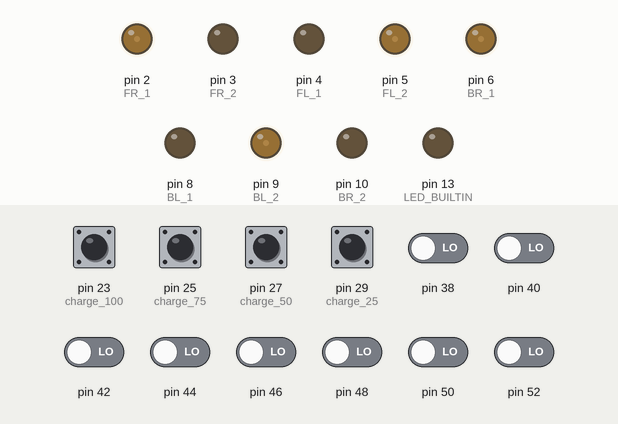
Recording of a sketch running on a simulated Arduino Mega 2560, built with avr-gcc and run on an emulated ATmega2560. Parts: output pins drawn as LEDs (lit = HIGH). The inputs (shaded band) are chosen by the test bench; at power-on: pin 23 (charge_100), pin 25 (charge_75), pin 27 (charge_50), pin 29 (charge_25) HIGH, pin 38, pin 40, pin 42, pin 44, pin 46, pin 48, pin 50, pin 52 LOW.

Above: at 8.7 s.
8.8 s: pin 40 driven HIGH
At 8.97 s:
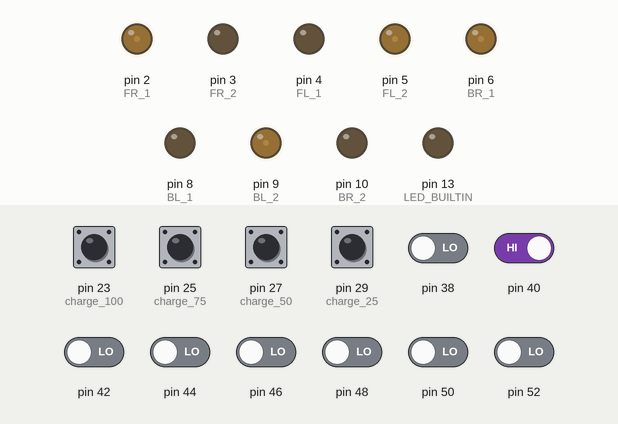
10.6 s: pin 42 driven HIGH
At 11.1 s:
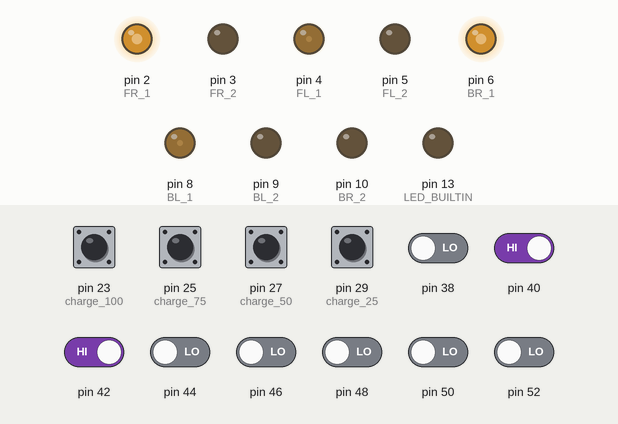
12.1 s: pin 44 driven HIGH
At 13.3 s:
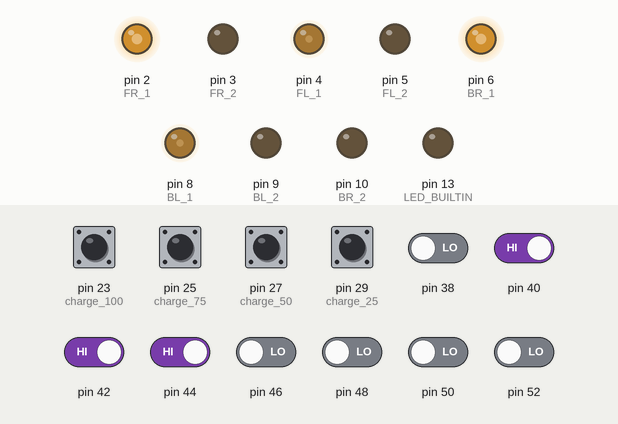
13.6 s: pin 46 driven HIGH
At 14.4 s:
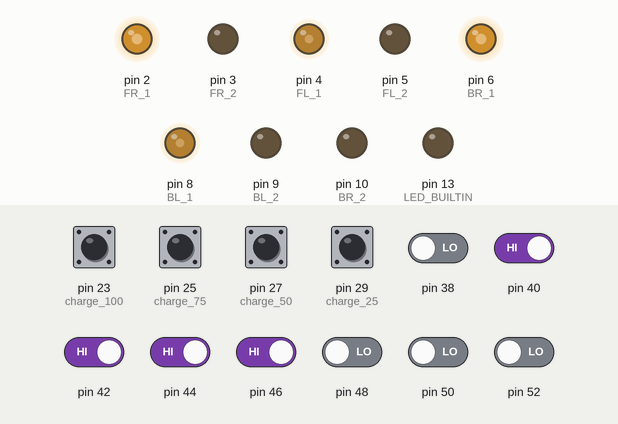
15.1 s: pin 50 driven HIGH
At 15.7 s:
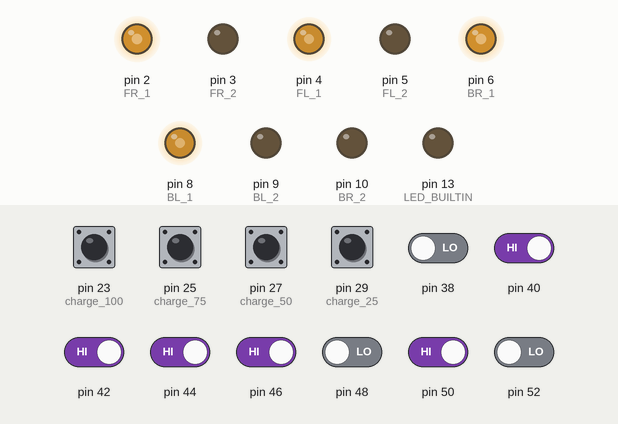
16.6 s: pin 38 driven HIGH
At 17.8 s:
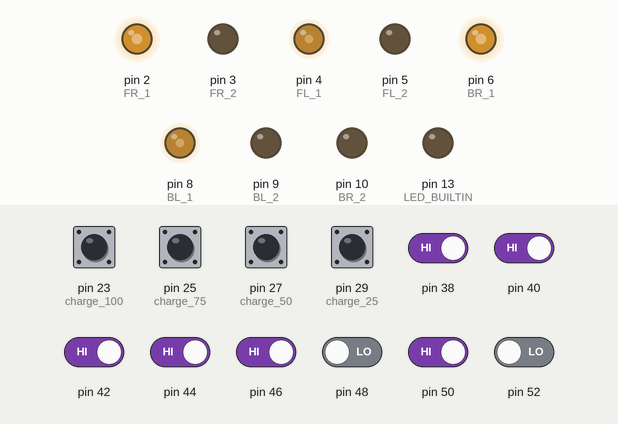
Timing chart, 0 to 19.1 s (numbered marks = the images above; inputs shaded):
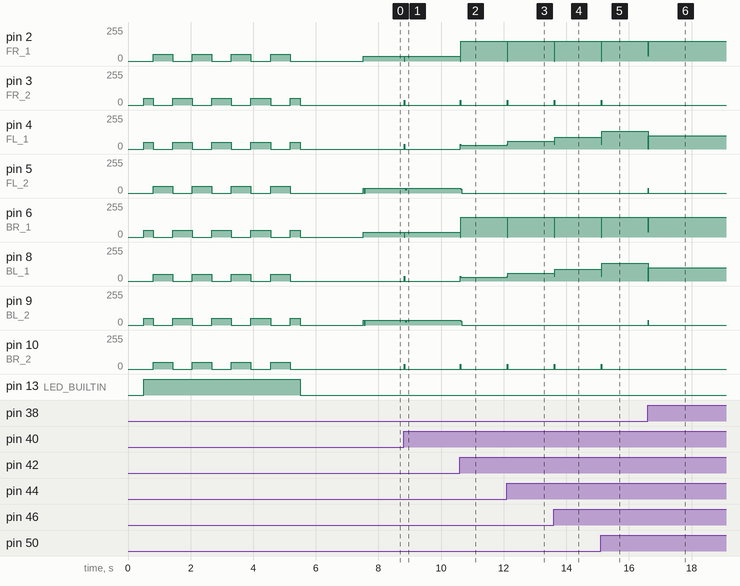

Measured:
- after the input at 8.8 s, pin 2 (FR_1), pin 6 (BR_1): 35/255 → 0/255 at once, → 35/255 0.01 s later; pin 3 (FR_2), pin 4 (FL_1), pin 8 (BL_1), pin 10 (BR_2): 0/255 → 35/255 at once, → 0/255 0.01 s later; pin 5 (FL_2), pin 9 (BL_2): 35/255 → 26/255 after 0.06 s, → 35/255 0.04 s later
- after the input at 10.6 s, pin 2 (FR_1), pin 6 (BR_1): 35/255 → 150/255 at once; pin 3 (FR_2), pin 10 (BR_2): 0/255 → 35/255 at once, → 0/255 0.01 s later; pin 4 (FL_1), pin 8 (BL_1): 0/255 → 30/255 at once; pin 5 (FL_2), pin 9 (BL_2): 35/255 → 0/255 at once
- after the input at 12.1 s, pin 2 (FR_1), pin 6 (BR_1): 150/255 → 0/255 at once, → 150/255 0.01 s later; pin 3 (FR_2), pin 10 (BR_2): 0/255 → 35/255 at once, → 0/255 0.01 s later; pin 4 (FL_1), pin 8 (BL_1): 30/255 → 60/255 at once
- after the input at 13.6 s, pin 2 (FR_1), pin 6 (BR_1): 150/255 → 0/255 at once, → 150/255 0.01 s later; pin 3 (FR_2), pin 10 (BR_2): 0/255 → 35/255 at once, → 0/255 0.01 s later; pin 4 (FL_1), pin 8 (BL_1): 60/255 → 90/255 at once
- after the input at 15.1 s, pin 2 (FR_1), pin 6 (BR_1): 150/255 → 0/255 at once, → 150/255 0.01 s later; pin 3 (FR_2), pin 10 (BR_2): 0/255 → 35/255 at once, → 0/255 0.01 s later; pin 4 (FL_1), pin 8 (BL_1): 90/255 → 132/255 at once
- after the input at 16.6 s, pin 2 (FR_1), pin 6 (BR_1): 150/255 → 35/255 at once, → 150/255 0.01 s later; pin 4 (FL_1), pin 8 (BL_1): 132/255 → 100/255 at once; pin 5 (FL_2), pin 9 (BL_2): 0/255 → 35/255 at once, → 0/255 0.01 s later

The sketch:

ARIMS_DriveBase_1909.ino
```cpp
#include <QTRSensors.h>

QTRSensors qtr;
const uint8_t SensorCount = 8;
uint16_t sensorValues[SensorCount];

void translate_right();
void translate_left();
void rotate_right();
void rotate_left();
void stop();
void calibrateIR();
void line_follow();
int intersection_nav(int intersecTarget);
void shelf_location(char rowLocation);

// Wheel initialisation (1 = forward Direction, 2 = reverse direction)
int FR_1 = 2;
int FR_2 = 3;
int FL_1 = 4;
int FL_2 = 5;
int BR_1 = 6;
int BR_2 = 10; // BROKEN PIN!!!!!!!!!!
int BL_1 = 8;
int BL_2 = 9;

// Serical Coms
char incomingChar = '10';

// General Variable
int stopFlag;   // Stop the
int set = 1;    // Variable to prevent double counting of same intersection
int stateNumber = 0;

//Inital Values
const double KP = 0.06; //0.06
const double KD = 0.6; //0.6
double last_error = 0;
const int goal = 3500;
int set_speed = 150;
int max_speed = 150;
int calibratePWM = 50;

// Intersections
int intersecFlag = 0;   // Flag to set if on a intersection
int intersecCount = 0;  // Keep track of the number of intersections seen
int intersecTarget;     // Intersection number to stop at

// Shelf
int moveTime = 2000;    // Time in ms to move from line to shelf
int shelfStop = 5000;

int row = 0;
int col = 0;

// rotation control
int rotate_speed = 35; // Speed of the rotation (35)
int min_speed = 1; // Minimum speed of inside wheel that causes a rotation (1)

// intersection logic
unsigned long lastIntersectionTime = 0; // Time when the last intersection was detected
const unsigned long debounceDelay = 2000; // Debounce delay in milliseconds
const unsigned long holdDuration = 5000; // Duration to hold intersecCount in milliseconds

unsigned long lastUpdateTime = 0; // Time when intersecCount was last updated

bool isProcessing = false; // Flag to indicate if the robot is processing an intersection
bool intersectionDetected = false; // Flag to indicate if an intersection has been processed

// Charging
const int charge_100 = 23; // digital pin corresponding to 100% charge
const int charge_75 = 25;  // digital pin corresponding to 75% charge
const int charge_50 = 27;  // digital pin corresponding to 50% charge
const int charge_25 = 29;  // digital pin corresponding to 25% charge

int charge_level = 0;     // Variable to hold the battery charge level

void setup() {
  // put your setup code here, to run once:
  pinMode(FR_1,OUTPUT);
  pinMode(FR_2,OUTPUT);

  pinMode(FL_1,OUTPUT);
  pinMode(FL_2,OUTPUT);

  pinMode(BR_1,OUTPUT);
  pinMode(BR_2,OUTPUT);

  pinMode(BL_1,OUTPUT);
  pinMode(BL_2,OUTPUT);

  // Initialize pin modes
  pinMode(charge_100, INPUT);
  pinMode(charge_75, INPUT);
  pinMode(charge_50, INPUT);
  pinMode(charge_25, INPUT);

  // configure the sensors
  qtr.setTypeRC();
  qtr.setSensorPins((const uint8_t[]){38, 40, 42, 44, 46, 48, 50, 52}, SensorCount);
  qtr.setEmitterPin(36);

  delay(500);

  pinMode(LED_BUILTIN, OUTPUT);

  calibrateIR(); // calibrates ir sensor (place robot on centre of line and then power up)

  // print the calibration minimum values measured when emitters were on
  Serial.begin(9600);
  Serial1.begin(9600);

  // Wait for the serial port to connect
  while (!Serial) {
    ;  // Wait for serial port to be ready
  }

  delay(1000);

}

void loop() {
  // put your main code here, to run repeatedly:

  // ------------Manual Override (no Pi)-----------
  incomingChar = '2';

 if (Serial1.available() > 0) {
    // Read the incoming byte
    // incomingChar = Serial1.read();

    // Print the received character to the Serial Monitor
    Serial.print("Received from raspberry pi: ");
    Serial.print(incomingChar);
    Serial.println();
  }

  // Update the battery status
  update_battery_status();

  shelf_location(incomingChar);


if(incomingChar == '10' || incomingChar == 0){
  stop();
  stopFlag = 1;

}else{

   while(intersection_nav(row) == 0 && stopFlag != 1 && stateNumber == 0){
      line_follow();
      }
   while (stopFlag != 1 && stateNumber == 1){
      shelf_movement_left();
    }
 }
} // end of main loop

int intersection_nav(int intersecTarget){

  // Reset intersecFlag at the start of each check
  intersecFlag = 0;

  // Detect if the robot is at an intersection
  for (int i = 0; i < SensorCount; i++) {
    if (sensorValues[i] > 500) {   // Check if each sensor value is above the threshold
      intersecFlag++;
    }
  }

  // Reset set flag to enable new count if not on an intersection
  if (intersecFlag < 8) {
    set = 1;   // Reset flag to enable new count
  }

  // Count the intersections and perform task depending on intersection number
  if (intersecFlag == 8 && set == 1) {  // All sensors detected the line
    intersecCount++;    // Increase intersection count
    set = 0;   // Set flag to stop double counting
    Serial.print("intersecCount: ");
    Serial.println(intersecCount);
    Serial.print("intersecTarget: ");
    Serial.println(intersecTarget);
  }

  // Determine if at goal position, return 1 if at goal, 0 if not
  if (intersecCount == intersecTarget) {
    intersecCount = 0;  // Reset intersection count
    stateNumber = 1;    // Change state if needed
    Serial.print("returned");
    return 1;
  } else {
    return 0;
  }
}


// Move robot towards shelf located left of the line
void shelf_movement_left(){
  translate_left();
        delay(moveTime); // Wait for the specified move time
        stop();
        delay(shelfStop);
        translate_right();
        delay(moveTime);
        stop();
      stateNumber = 2;
}

// Move robot towards shelf located right of the line
void shelf_movement_right(){
  translate_right();
        delay(moveTime); // Wait for the specified move time
        stop();
        delay(shelfStop);
        translate_left();
        delay(moveTime);
}

// Finds the row and collom of the shelf that needs to be located
void shelf_location(char rowLocation){
  switch(rowLocation){
    case('1'): row = 1; col = 3; break;
    case('2'): row = 2; col = 3; break;
    case('3'): row = 3; col = 3; break;
    case('4'): row = 1; col = 2; break;
    case('5'): row = 2; col = 2; break;
    case('6'): row = 3; col = 2; break;
    case('7'): row = 1; col = 1; break;
    case('8'): row = 2; col = 1; break;
    case('9'): row = 3; col = 1; break;
  }
}

void line_follow(){

  // read calibrated sensor values and obtain a measure of the line position
  // from 0 to 5000 (for a white line, use readLineWhite() instead)
  uint16_t position = qtr.readLineBlack(sensorValues);
  //Serial.println(position);
  delay(10);

 int error = position - goal;
 int adjust = KP*error + KD*(error-last_error);
 last_error = error;

  int a = set_speed + adjust;
  int b = set_speed - adjust;

  drive_line(a,b,error);
}

void drive_line(int left_speed,int right_speed, int error_control){


  left_speed = constrain(left_speed,0,max_speed);
  right_speed = constrain(right_speed,0,max_speed);

  analogWrite(FR_1,right_speed);
  digitalWrite(FR_2,LOW);
  analogWrite(FL_1,left_speed);
  digitalWrite(FL_2,LOW);
  analogWrite(BR_1,right_speed);
  digitalWrite(BR_2,LOW);
  analogWrite(BL_1,left_speed);
  digitalWrite(BL_2,LOW);

  if(left_speed < min_speed){
    rotate_left();
  }

  if(right_speed < min_speed){
    rotate_right();
  }

}

void rotate_right(){
  digitalWrite(FR_1, LOW);
  analogWrite(FR_2, rotate_speed);
  analogWrite(FL_1, rotate_speed);
  digitalWrite(FL_2, LOW);
  digitalWrite(BR_1, LOW);
  analogWrite(BR_2, rotate_speed);
  analogWrite(BL_1, rotate_speed);
  digitalWrite(BL_2, LOW);
}

void rotate_left(){
  analogWrite(FR_1, rotate_speed);
  digitalWrite(FR_2, LOW);
  digitalWrite(FL_1, LOW);
  analogWrite(FL_2, rotate_speed);
  analogWrite(BR_1, rotate_speed);
  digitalWrite(BR_2, LOW);
  digitalWrite(BL_1, LOW);
  analogWrite(BL_2, rotate_speed);
}

void translate_right(){
  digitalWrite(FR_1, LOW);
  analogWrite(FR_2, calibratePWM);
  analogWrite(FL_1, calibratePWM);
  digitalWrite(FL_2, LOW);
  analogWrite(BR_1, calibratePWM);
  digitalWrite(BR_2, LOW);
  digitalWrite(BL_1, LOW);
  analogWrite(BL_2, calibratePWM);
}

void translate_left(){
  analogWrite(FR_1, calibratePWM);
  digitalWrite(FR_2, LOW);
  digitalWrite(FL_1, LOW);
  analogWrite(FL_2, calibratePWM);
  digitalWrite(BR_1, LOW);
  analogWrite(BR_2, calibratePWM);
  analogWrite(BL_1, calibratePWM);
  digitalWrite(BL_2, LOW);
}

void stop(){
  digitalWrite(FR_1, LOW);
  digitalWrite(FR_2, LOW);
  digitalWrite(FL_1, LOW);
  digitalWrite(FL_2, LOW);
  digitalWrite(BR_1, LOW);
  digitalWrite(BR_2, LOW);
  digitalWrite(BL_1, LOW);
  digitalWrite(BL_2, LOW);
}

int update_battery_status() {
  // Check each pin and update charge level accordingly

  if (digitalRead(charge_100) == LOW) {
    charge_level = 100;
    //Serial1.write('A');
    Serial.println("100%");
  }

  if (digitalRead(charge_75) == LOW) {
    charge_level = 75;
    //Serial1.write('B');
    Serial.println("75%");
  }
  if (digitalRead(charge_50) == LOW) {
    charge_level = 50;
    //Serial1.write('C');
    Serial.println("50%");
  }
  if (digitalRead(charge_25) == LOW) {
    charge_level = 25;
    //Serial1.write('D');
    Serial.println("25%");
  }
  // else {
    // If no change, resend the current charge level
    //switch (charge_level) {
      //case 100: Serial1.write('A'); break;
      //case 75: Serial1.write('B'); break;
     // case 50: Serial1.write('C'); break;
      //case 25: Serial1.write('D'); break;
    //  default: return charge_level;
    //}
  //}

  return charge_level;
}

void calibrateIR(){
  digitalWrite(LED_BUILTIN, HIGH); // turn on Arduino's LED to indicate we are in calibration mode

  // 2.5 ms RC read timeout (default) * 10 reads per calibrate() call
  // = ~25 ms per calibrate() call.
  // Call calibrate() 400 times to make calibration take about 10 seconds.
  int count = 0;
  int direction = 3;

  translate_right();
  for (uint16_t i = 0; i < 200; i++) {
    count = count + 1;

    qtr.calibrate();  // Perform sensor calibration

    if(i == 187){
      direction = 4; // random undefined direction intentionally
      stop();
      translate_right();
    }

     if ((count == 12) && (direction == 3)) {
    direction = 1;
    count = 0;
      stop();
      translate_left();
    }

    if ((count == 25) && (direction == 0)) {
    direction = 1;
    count = 0;
      stop();
      translate_left();
    }

  if ((count == 25) && (direction == 1)) {
    direction = 0;
    count = 0;
      stop();
      translate_right();
    }

  }// end of for loop

  digitalWrite(LED_BUILTIN, LOW); // turn off Arduino's LED to indicate we are through with calibration

  stop();
  delay(1000);
}
```

DriveBase.cpp
```cpp
#include "DriveBase.hpp"
```

DriveBase.hpp
```cpp
#ifndef _DRIVE_BASE
#define _DRIVE_BASE

#endif
```
